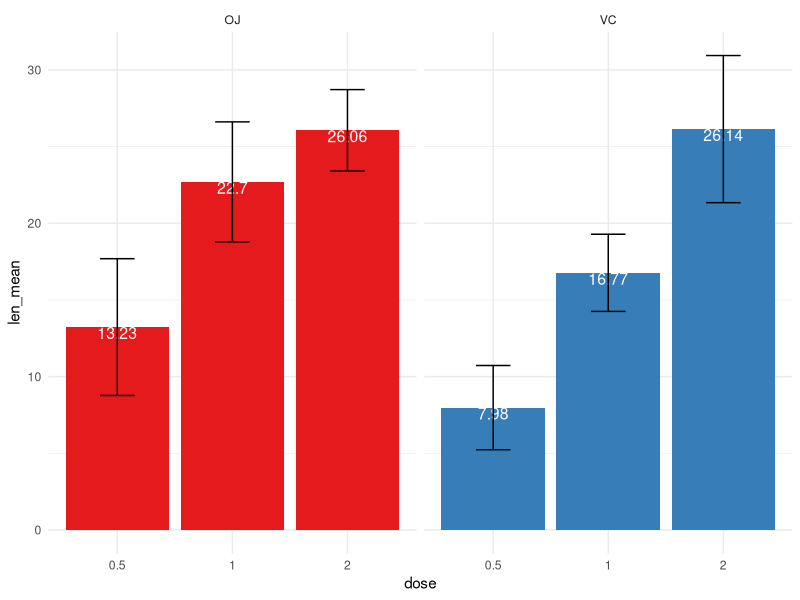
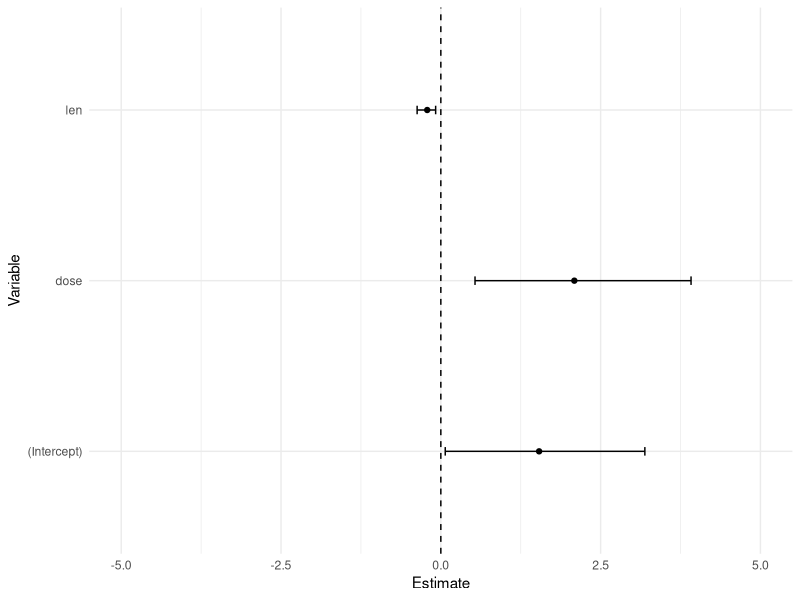
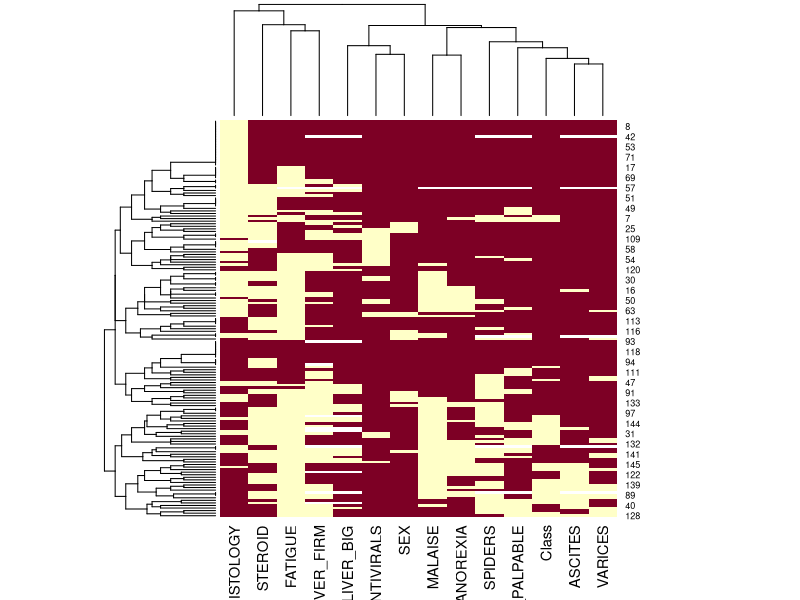
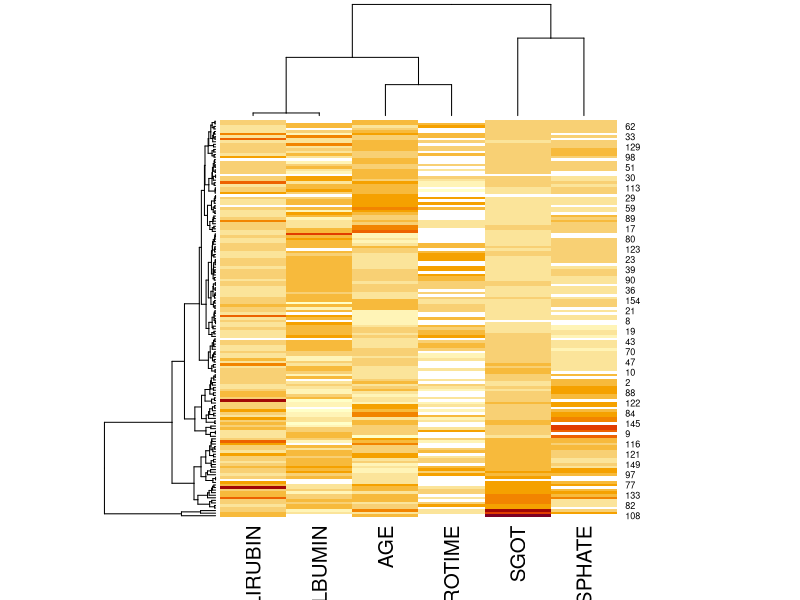
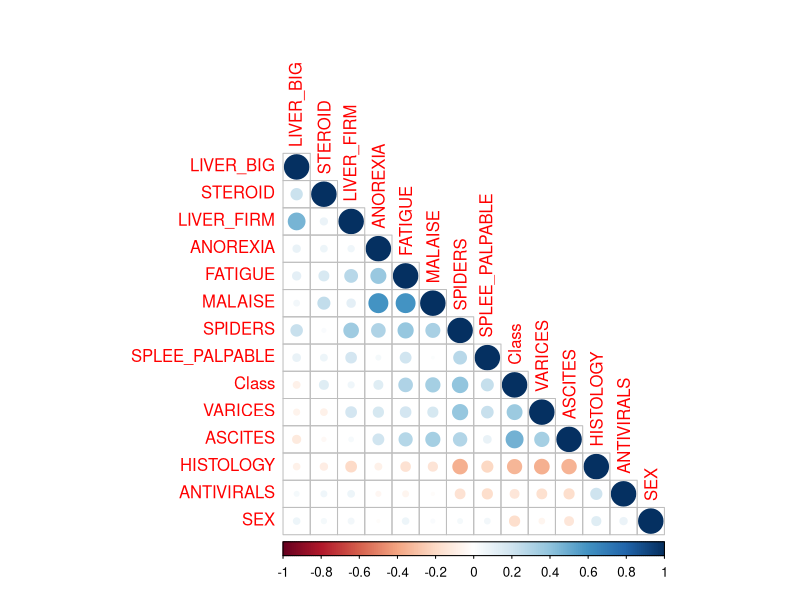

Reproduce these figures in R, in order.
## ---- chunk 1
knitr::opts_chunk$set(error = TRUE, fig.align="center")
## ---- chunk 2
library("tidyverse")
## ---- chunk 3
# To refresh some data wrangling steps from the previous workshop
TG_summarised <- ToothGrowth %>% 
  # Group the data
  group_by(supp, dose = factor(dose)) %>% add_tally() %>% 
  # Calculate mean, sd y number of samples per group
  summarise(len_mean = mean(len), sd = sd(len), n = max(n)) 
## ---- chunk 4
# An example of barplot in ggplot
TG_summarised %>% 
  ggplot(aes(x = dose, y = len_mean, fill = supp)) + 
  # Non-stacked barplots
  geom_bar(stat = "identity") +
  # Add values inside the bars
  geom_text(aes(label = len_mean), color = "white", vjust = 1, size = 4) +
  # Add the error bars
  geom_errorbar(aes(ymin = len_mean - sd, ymax = len_mean + sd), 
                position = position_dodge(.9), width = 0.3) +
  # Split barplots by supp and remove the legend
  facet_wrap( ~ supp) + guides(fill = "none") +
  # change visual template and colors
  theme_minimal() + scale_fill_brewer(palette = "Set1")
## ---- chunk 5
model <- glm(supp ~ len + dose, family = "binomial", data = ToothGrowth)
summary(model)
## ---- chunk 6
# Extract the estimates and the confidence intervals into a tibble
toforest <- cbind("Beta" = coef(model), confint(model)) %>%
  # Rownames to specify in which column the row names will be stored
  as_tibble(., rownames = "Variable")
## ---- chunk 7
toforest %>% ggplot(aes(y = Variable, x = Beta, xmin = `2.5 %`, xmax = `97.5 %`)) +
  # Add points for the estimates
  geom_point(color = 'black') +
  # Add horizontal errorbar using the xmin and xmax specified 
  geom_errorbarh(height = .05) +
  # Change the lower and upper limits of the plot
  scale_x_continuous(limits=c(-5,5), name='Estimate') +
  ylab('Variable') +
  # Add vertical line
  geom_vline(xintercept=0, color='black', linetype='dashed') +
  theme_minimal()
## ---- chunk 8
clean_hepatitis <- read_csv("./material/clean_hepatitis.csv")

clean_hepatitis <- clean_hepatitis %>% mutate_if(is.character, as.factor)
## ---- chunk 9
# Selec
hep_mat_factors <- clean_hepatitis %>% 
                               select_if(is.factor) %>% 
                               mutate_all(as.numeric) %>% as.matrix()

hep_mat_numeric <- hep_mat_numeric <- clean_hepatitis %>% select_if(is.numeric) %>% as.matrix()
## ---- chunk 10
# The scale is set to "none" since the values are already comparable
heatmap(hep_mat_factors, scale="none")
## ---- chunk 11
heatmap(hep_mat_numeric, scale="col")
## ---- chunk 12
cormat <- cor(hep_mat_factors, use = "pairwise.complete.obs", method = "pearson")
## ---- chunk 13
library(corrplot)
corrplot(cormat, type = "lower", order = "AOE")
